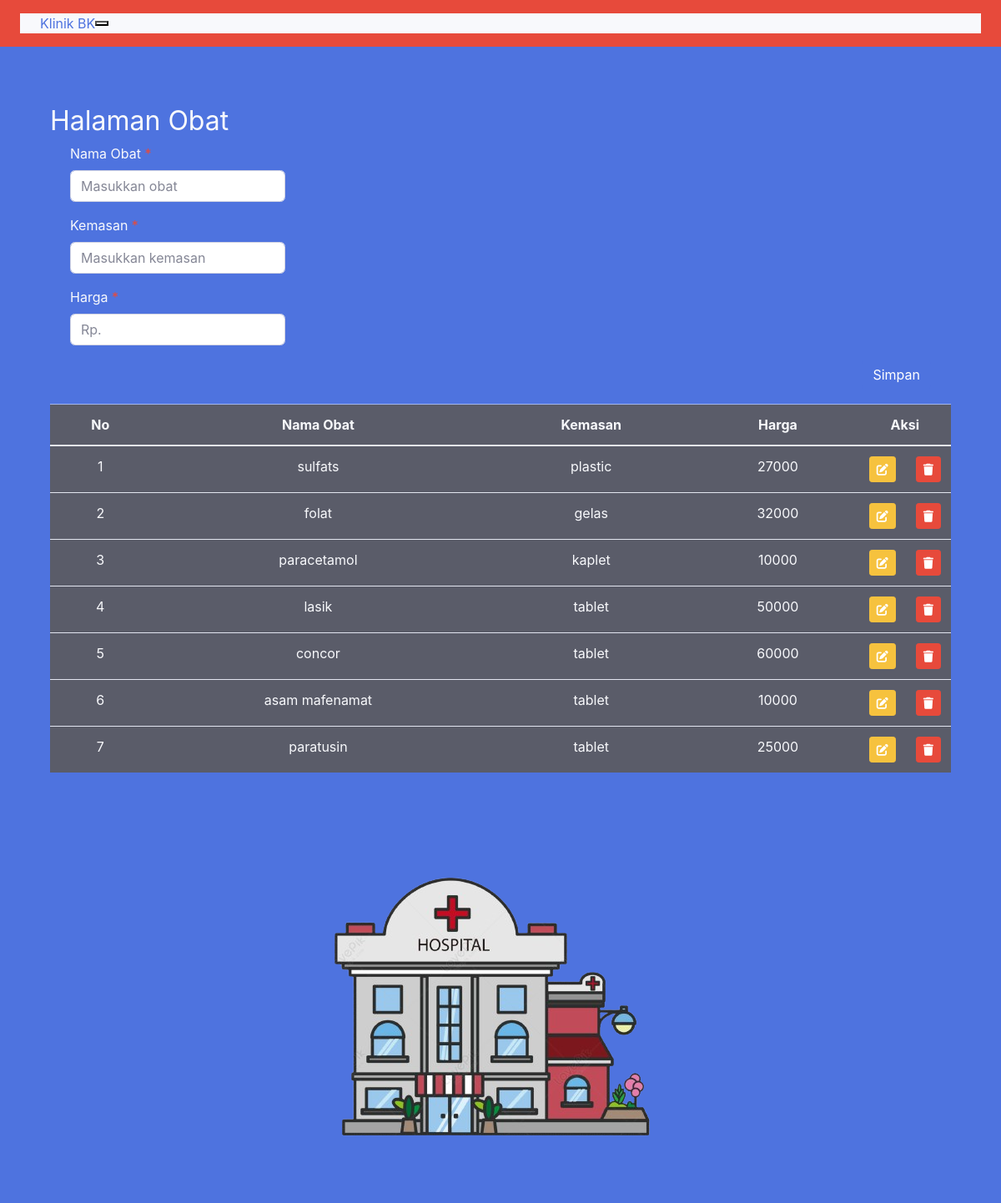
Page /index.php?page=obat (signed in) on the committed database.
### tables this page shows
CREATE TABLE `obat` (
  `id` int(10) UNSIGNED NOT NULL,
  `nama_obat` varchar(50) NOT NULL,
  `kemasan` varchar(35) NOT NULL,
  `harga` int(11) NOT NULL
);

### obat.php (the view, shortened to what this page needs)
<main id="obat-page">
    <div class="container" style="margin-top: 5.5rem;">
        <div class="row">
            <h2 class="ps-0">Halaman Obat</h2>
            <div class="container">
                <form action="" method="POST" onsubmit="return(validate());">
                    <?php
                    $nama_obat = '';
                    $kemasan = '';
                    $harga = '';
                    ?>
                    <div class="mb-3 w-25">
                        <label for="nama_obat">Nama Obat <span class="text-danger">*</span></label>
                        <input type="text" name="nama_obat" class="form-control" required placeholder="Masukkan obat" value="<?php echo $nama_obat ?>">
                    </div>
                    <div class="mb-3 w-25">
                        <label for="kemasan">Kemasan <span class="text-danger">*</span></label>
                        <input type="text" name="kemasan" class="form-control" required placeholder="Masukkan kemasan" value="<?php echo $kemasan ?>">
                    </div>
                    <div class="mb-3 w-25">
                        <label for="harga">Harga <span class="text-danger">*</span></label>
                        <input type="number" name="harga" class="form-control" required placeholder="Rp. " value="<?php echo $harga ?>">
                    </div>
                    <div class="d-flex justify-content-end mt-2">
                        <button type="submit" name="simpanData" class="btn btn-primary">Simpan</button>
                    </div>
                </form>
            </div>
            <div class="table-responsive mt-3 px-0">
                <table class="table text-center text-light bg-dark">
                    <thead class="table-primary text-light bg-dark">
                        <tr>
                            <th valign="middle">No</th>
                            <th valign="middle">Nama Obat</th>
                            <th valign="middle">Kemasan</th>
                            <th valign="middle">Harga</th>
                            <th valign="middle" style="width: 0.5%;" colspan="2">Aksi</th>
                        </tr>
                    </thead>
                    <tbody>
                        <?php
                            $result = mysqli_query($mysqli, "SELECT * FROM obat");
                            $no = 1;
                            while ($data = mysqli_fetch_array($result)) :
                            ?>
                                <tr>
                                    <td><?php echo $no++ ?></td>
                                    <td><?php echo $data['nama_obat'] ?></td>
                                    <td><?php echo $data['kemasan'] ?></td>
                                    <td><?php echo $data['harga'] ?></td>
                                    <td>
                                        <a class="btn btn-sm btn-warning text-white" href="index.php?page=obat&id=<?php echo $data['id'] ?>">
                                            <i class="fa-solid fa-pen-to-square"></i>
                                        </a>
                                    </td>
                                    <td>
                                        <a href="index.php?page=obat&id=<?php echo $data['id'] ?>&aksi=hapus" class="btn btn-sm btn-danger text-white">
                                            <i class="fa-solid fa-trash"></i>
                                        </a>
                                    </td>
                                </tr>
                        <?php endwhile; ?>
                    </tbody>
                </table>
            </div>
        </div>
    </div>
</main>

### rows in the picture
obat: nama_obat "sulfats", kemasan "plastic", harga "27000"
obat: nama_obat "folat", kemasan "gelas", harga "32000"
obat: nama_obat "paracetamol", kemasan "kaplet", harga "10000"
obat: nama_obat "lasik", kemasan "tablet", harga "50000"
obat: nama_obat "concor", kemasan "tablet", harga "60000"
obat: nama_obat "asam mafenamat", kemasan "tablet", harga "10000"
obat: nama_obat "paratusin", kemasan "tablet", harga "25000"
